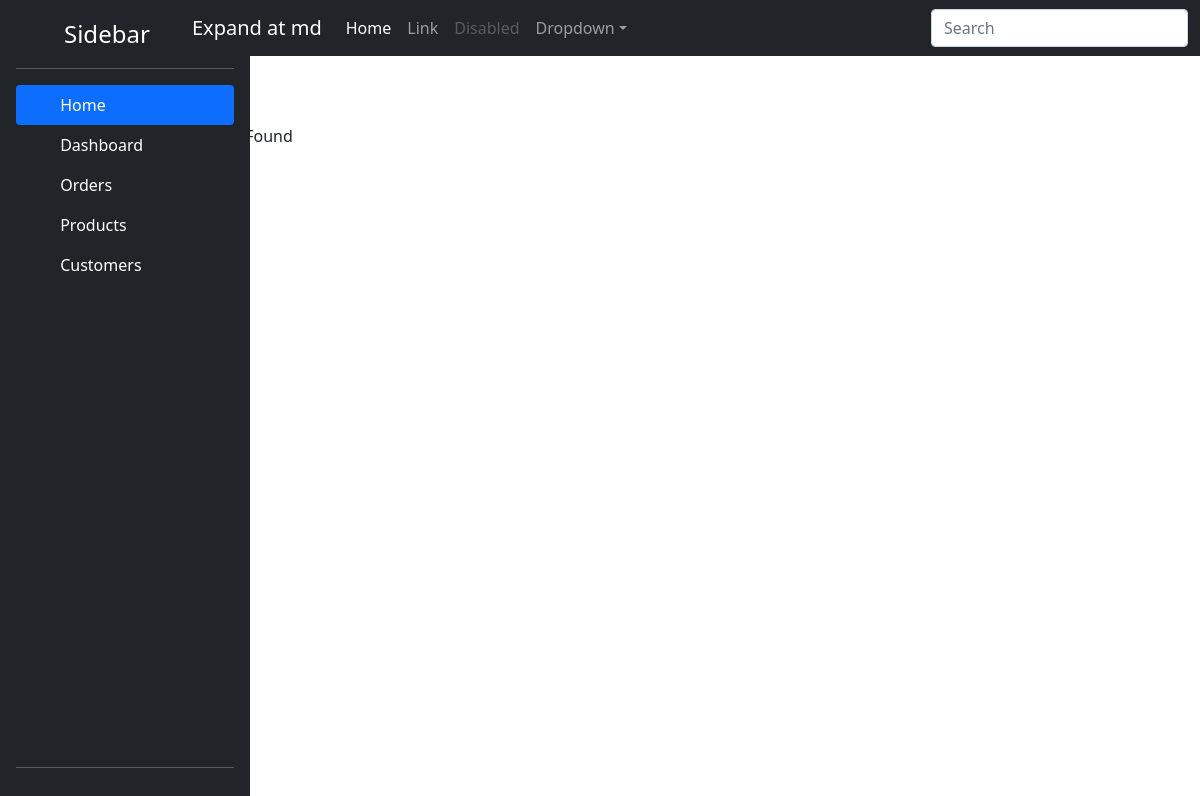
Page /myapp/ on the earlier database version.
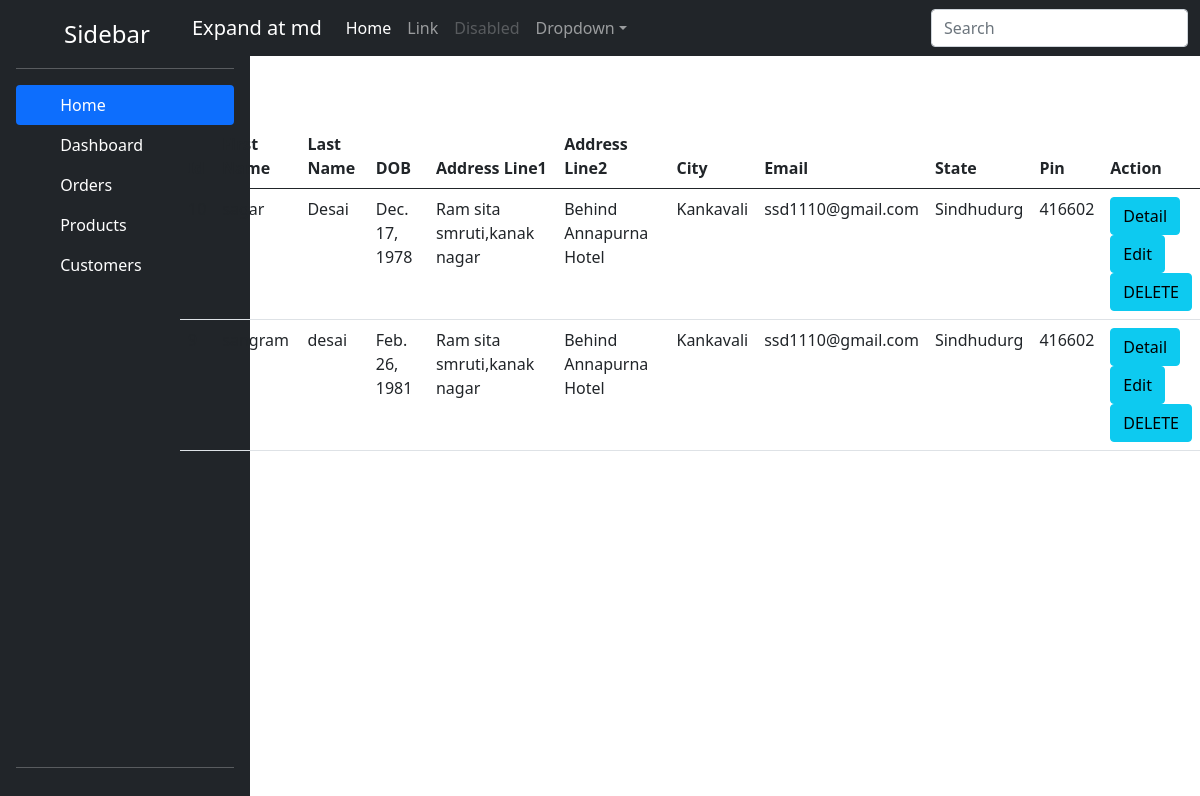
Same page on the later database version.
### myapp/models.py (models this page shows)
class SiteUser(models.Model):
    class Meta:
        db_table = 'siteuser'
    id = models.AutoField(primary_key=True)
    firstName = models.CharField(max_length=150)
    lastName = models.CharField(max_length=150)
    addressLine1 =models.CharField(max_length=500)
    addressLine2 =models.CharField(max_length=500)
    email = models.EmailField(max_length=255, blank=False, unique=True)
    dob =models.DateField()
    city = models.CharField(max_length = 150)
    state = models.CharField(max_length = 150)
    country = models.IntegerField()
    pin=models.CharField(max_length = 20,default="")
    status = models.CharField(max_length=100)
    createdAt = models.DateTimeField(default=timezone.now)
    updatedAt = models.DateTimeField(default=timezone.now)

### myapp/views.py (the view)
# urls.py: path('', views.IndexView.as_view(), name="home"),
class IndexView(ListView):
    model = SiteUser
    queryset = SiteUser.objects.filter(
        status='active').all().order_by('-createdAt')
    template_name = 'myapp/list_view.html'
    context_object_name = 'site_user_list'

### templates/myapp/list_view.html (shortened to what this page needs)
{% extends 'base.html' %}
{% block content %}
  <div class="album py-5">
    <div class="container">
      <div class="row">
        {% if site_user_list %}
        <table class="table" >
        <thead class="thead-dark">
            <th scope="col">Id</th>
            <th scope="col">First Name </th>
            <th scope="col">Last Name </th>
            <th scope="col">DOB </th>
            <th scope="col">Address Line1 </th>
            <th scope="col">Address Line2 </th>
            <th scope="col">City </th>
            <th scope="col">Email </th>
            <th scope="col">State </th>
            <th scope="col">Pin </th>
            <th scope="col">Action</th>
        </thead>
          {% for each in site_user_list %}
               <tr>
                <td>{{each.id}}</td>
                <td>{{each.firstName}}</td>
                <td>{{each.lastName}}</td>
                <td>{{each.dob}}</td>
                <td>{{each.addressLine1}}</td>
                <td>{{each.addressLine2}}</td>
                <td>{{each.city}}</td>
                <td>{{each.email}}</td>
                <td>{{each.state}}</td>
                <td>{{each.pin}}</td>
                <td>
                  <a href="/myapp/detail/{{ each.id }}" class="btn btn-info" role="button">Detail</a><br/>
                  <a href="/myapp/edit/{{ each.id }}" class="btn btn-info" role="button">Edit</a><br/>
                  <form method="POST" action="/myapp/delete/{{each.id}}">
                    <input type="submit"class="btn btn-info"  value="DELETE">
                 </form>
                </td>
                </tr>
          {% endfor %}
        {% else %}
            No User Found
        {% endif %}
      </div>
    </div>
  </div>
{% endblock %}

Differences in the rows shown:
added SiteUser: firstName "sagar", lastName "Desai", dob "Dec. 17, 1978", addressLine1 "Ram sita smruti,kanak nagar", addressLine2 "Behind Annapurna Hotel", city "Kankavali", email "ssd1110@gmail.com", state "Sindhudurg", pin "416602"
added SiteUser: firstName "sangram", lastName "desai", dob "Feb. 26, 1981", addressLine1 "Ram sita smruti,kanak nagar", addressLine2 "Behind Annapurna Hotel", city "Kankavali", email "ssd1110@gmail.com", state "Sindhudurg", pin "416602"
Other differences:
text no longer shown: "No User Found"
text now shown: "First Name Last Name DOB Address Line1 Address Line2 City Email State Pin Action"
